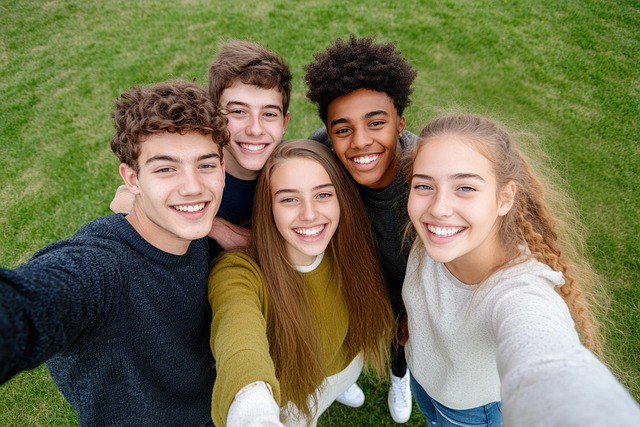
#> input picture 02_py_work/ch20/opencv/people.jpg, 640 x 427 px, found by its file name
$ python opencv_detectObj.py
#> lines starting #> are read from the running program, lines starting #| are printed output that depends on the picture; after the words box and inside, x2 and y2 are one past the last pixel; in counts of white or black regions, pixels touching at a corner belong together
# opencv_detectObj.py
import cv2

# 1. 이미지 파일 읽기
image = cv2.imread(r'ch20\opencv\people.jpg')
#> image is the input picture: shape (427, 640, 3); mean B, G, R 82.3, 116.5, 118.3

# 2. 얼굴 검출을 위한 모델 확인
# 'haarcascade_eye.xml'
# 'haarcascade_russian_plate_number.xml'
# haarcascade_car.xml'
face_path = cv2.data.haarcascades + \
    'haarcascade_frontalface_default.xml'

# 3. 이미지를 그레이스케일로 변환
gray = cv2.cvtColor(image, cv2.COLOR_BGR2GRAY)
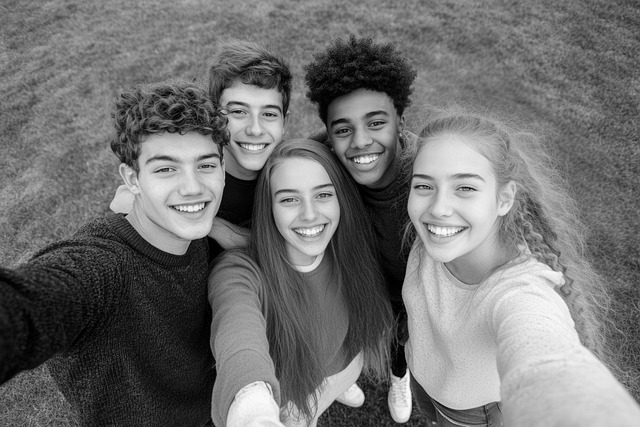
#> gray: shape (427, 640); min 0, max 253, mean 113.2

# 4. 케스케이스 분류기 생성
face_cascade = cv2.CascadeClassifier(face_path)

faces = face_cascade.detectMultiScale(
    gray,                # 입력 이미지(그레이스케일)
    scaleFactor=1.1,     # 이미지 크기를 줄여가며 검출(1.1배씩 감소 = 10%씩 줄여가며 검사)
                         # 얼굴 크기는 사람마다 다르므로 이미지를 축소하면서 얼굴을 탐색
    minNeighbors=5,      # 객체로 인지되기 위한 최소 중복 검출 수
                         # 보통 4~6 정도가 안정적
    minSize=(20,20),     # 최소 객체 크기 => 이보다 작은 객체는 얼굴로 간주 않음
    maxSize=(200,200)    # 최대 객체 크기 => 이보다 큰 객체는 얼굴로 간주 않음
    )
#> faces = [[216, 84, 77, 77], [263, 165, 86, 86], [319, 92, 86, 86], [135, 128, 102, 102], [393, 143, 110, 110]]
print(faces)    # [x, y, w, h]
#| [[216  84  77  77]
#|  [263 165  86  86]
#|  [319  92  86  86]
#|  [135 128 102 102]
#|  [393 143 110 110]]

# 5. 검출된 객체에 사각형 표시
for (x,y,w,h) in faces:
    cv2.rectangle(image, (x,y), (x+w,y+h), (200, 0, 0), 2)
#> this loop made 5 passes
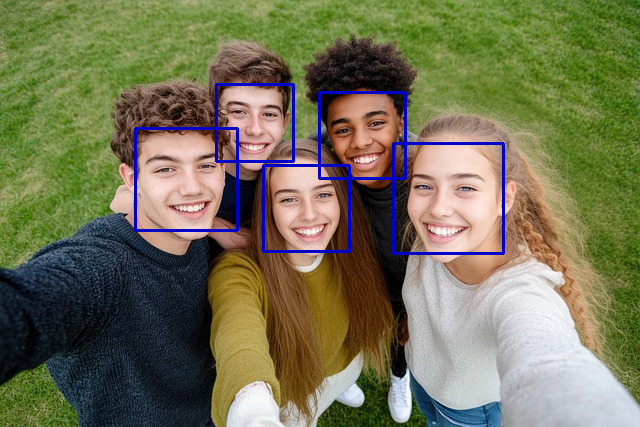
#> image: shape (427, 640, 3); 2% of pixels changed, all inside (x1, y1, x2, y2) = (134, 83, 505, 255)

# 6. 이미지 창에 표시
cv2.imshow("Face Detection", image)
cv2.waitKey(0)  # 0: 무한 대기
cv2.destroyAllWindows()

# 정면 얼굴에서 자주 나타나는 밝기 패턴을 단계적으로 검사해서 얼굴인지 판단
# => "얼굴이라면 이런 패턴이어야 한다."
# 예) 눈 주변: 어두움, 코/볼: 밝다 ...
# 단계적 검출 기준을 가짐: 눈 -> 코 -> 얼굴 대칭 -> ...

$ run again, with 02_py_work/ch20/opencv/sample.jpg copied over 02_py_work/ch20/opencv/people.jpg
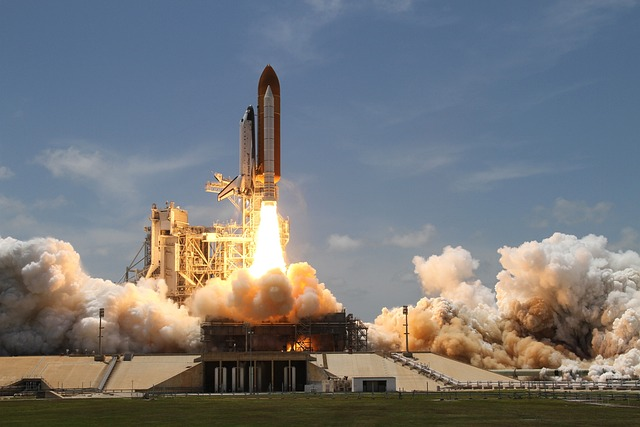
#> input picture 02_py_work/ch20/opencv/sample.jpg, 640 x 427 px, found by its file name
#> image is the input picture: shape (427, 640, 3); mean B, G, R 121.7, 119.8, 118.5
#> `gray = cv2.cvtColor(image, cv2.COLOR_BGR2GRAY)`:
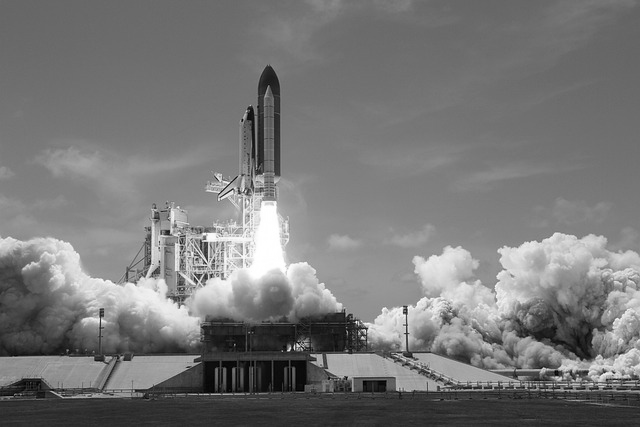
#> gray: shape (427, 640); min 0, max 255, mean 119.6
#> faces = ()
